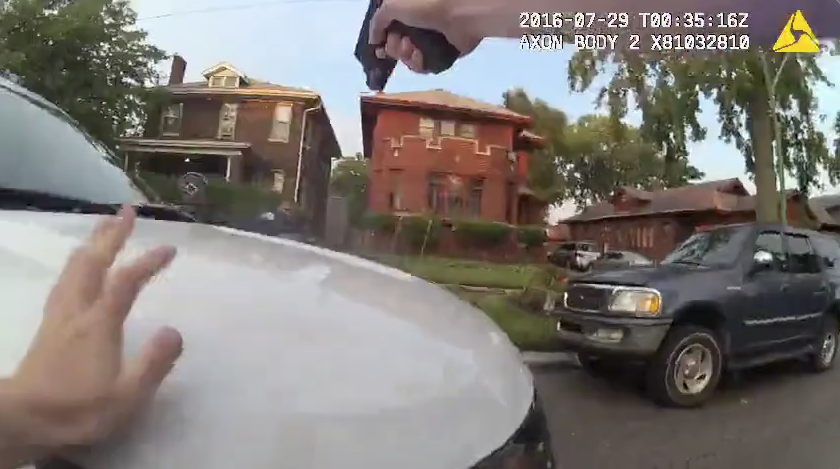
#> input picture bodycam_frame.png, 840 x 469 px, found by its file name
$ python diagram.py
#> lines starting #> are read from the running program, lines starting #| are printed output that depends on the picture
import matplotlib.pyplot as plt
from matplotlib.patches import FancyBboxPatch, FancyArrowPatch
from matplotlib.offsetbox import OffsetImage, AnnotationBbox
from PIL import Image
import os

# ---------- helpers ----------

GREEN = "#318f36"
WHITE = "#ffffff"
LINE = "#444444"
BG = "#f5f5f5"
MINT_BG = "#d4f1e8"

def draw_box(ax, xy, w, h, text, facecolor, edgecolor="#333333",
             fontsize=13.5, bold=False, textcolor=None):
    x, y = xy
    rect = FancyBboxPatch(
        (x, y), w, h,
        boxstyle="square,pad=0.02",
        linewidth=1.5,
        edgecolor=edgecolor,
        facecolor=facecolor,
        zorder=2
    )
    ax.add_patch(rect)

    # Default text color: white for green boxes, black for others
    if textcolor is None:
        textcolor = WHITE if facecolor == GREEN else "#000000"

    ax.text(
        x + w/2,
        y + h/2,
        text,
        ha="center",
        va="center",
        fontsize=fontsize,
        fontweight="bold" if bold else "normal",
        color=textcolor
    )

    return rect

def draw_image_box(ax, xy, w, h, image_path, label_text):
    """Draw a box with an image and label text below it."""
#> called with xy = (1.2, 10.5), w = 2.2, h = 1.6
    x, y = xy

    # Draw border box
    rect = FancyBboxPatch(
        (x, y), w, h,
        boxstyle="square,pad=0.02",
        linewidth=1.5,
        edgecolor="#333333",
        facecolor=WHITE,
        zorder=2
    )
    ax.add_patch(rect)

    # Load and add image if file exists
    if os.path.exists(image_path):
        try:
            img = Image.open(image_path)
#> img is the input picture: PIL image 840x469 RGBA; mean R, G, B, A 127.3, 121.8, 117.3, 255
            # Calculate image position (centered in upper portion of box)
            img_height_ratio = 0.7  # Use 70% of box height for image
            imagebox = OffsetImage(img, zoom=0.08)
            ab = AnnotationBbox(imagebox, (x + w/2, y + h*0.6),
                                frameon=False, zorder=3)
            ax.add_artist(ab)

            # Add label text below image
            ax.text(
                x + w/2,
                y + h*0.2,
                label_text,
                ha="center",
                va="center",
                fontsize=13.5,
                fontweight="bold"
            )
        except Exception as e:
            # If image fails to load, just show text
            ax.text(
                x + w/2,
                y + h/2,
                label_text,
                ha="center",
                va="center",
                fontsize=13.5,
                fontweight="bold"
            )
    else:
        # If image doesn't exist, just show text
        ax.text(
            x + w/2,
            y + h/2,
            label_text,
            ha="center",
            va="center",
            fontsize=13.5,
            fontweight="bold"
        )

    return rect

def arrow_right(ax, start_box, end_box):
    """Draw a horizontal arrow from the right side of start_box to left of end_box."""
    sx = start_box.get_x() + start_box.get_width()
    ex = end_box.get_x()
    y = start_box.get_y() + start_box.get_height()/2

    # Add small gaps so arrow doesn't touch boxes
    gap = 0.03
    arrow = FancyArrowPatch(
        (sx + gap, y),
        (ex - gap, y),
        arrowstyle="->",
        mutation_scale=22,
        linewidth=3.0,
        color=LINE,
        zorder=3,
    )
    ax.add_patch(arrow)

def arrow_down(ax, start_box, end_box):
    """Draw an arrow with 90-degree turns from bottom of start_box to top of end_box."""
    # Start point: bottom center of start box
    sx = start_box.get_x() + start_box.get_width()/2
    sy = start_box.get_y()

    # End point: top center of end box
    ex = end_box.get_x() + end_box.get_width()/2
    ey = end_box.get_y() + end_box.get_height()

    # Create path with 90-degree turns
    gap = 0.03
    mid_y = (sy + ey) / 2

    # Vertical down from start box
    arrow1 = FancyArrowPatch(
        (sx, sy - gap),
        (sx, mid_y),
        arrowstyle="-",
        linewidth=2.5,
        color=LINE,
        zorder=3,
    )
    ax.add_patch(arrow1)

    # Horizontal segment
    arrow2 = FancyArrowPatch(
        (sx, mid_y),
        (ex, mid_y),
        arrowstyle="-",
        linewidth=2.5,
        color=LINE,
        zorder=3,
    )
    ax.add_patch(arrow2)

    # Vertical down to end box with arrowhead
    arrow3 = FancyArrowPatch(
        (ex, mid_y),
        (ex, ey + gap),
        arrowstyle="->",
        mutation_scale=20,
        linewidth=2.5,
        color=LINE,
        zorder=3,
    )
    ax.add_patch(arrow3)

def arrow_down_direct(ax, start_box, end_box):
    """Draw a direct vertical arrow from bottom of start_box to top of end_box."""
    # Start point: bottom center of start box
    sx = start_box.get_x() + start_box.get_width()/2
    sy = start_box.get_y()

    # End point: top center of end box
    ex = end_box.get_x() + end_box.get_width()/2
    ey = end_box.get_y() + end_box.get_height()

    gap = 0.03

    # Direct vertical arrow
    arrow = FancyArrowPatch(
        (sx, sy - gap),
        (ex, ey + gap),
        arrowstyle="->",
        mutation_scale=20,
        linewidth=2.5,
        color=LINE,
        zorder=3,
    )
    ax.add_patch(arrow)

def arrow_up_then_across(ax, start_box, end_box):
    """Draw an arrow from top of start_box with 90-degree turns to bottom of end_box."""
    # Start point: top center of start box
    sx = start_box.get_x() + start_box.get_width()/2
    sy = start_box.get_y() + start_box.get_height()

    # End point: bottom center of end box
    ex = end_box.get_x() + end_box.get_width()/2
    ey = end_box.get_y()

    gap = 0.03
    mid_y = (sy + ey) / 2

    # Vertical up from start box
    arrow1 = FancyArrowPatch(
        (sx, sy + gap),
        (sx, mid_y),
        arrowstyle="-",
        linewidth=2.5,
        color=LINE,
        zorder=3,
    )
    ax.add_patch(arrow1)

    # Horizontal segment
    arrow2 = FancyArrowPatch(
        (sx, mid_y),
        (ex, mid_y),
        arrowstyle="-",
        linewidth=2.5,
        color=LINE,
        zorder=3,
    )
    ax.add_patch(arrow2)

    # Vertical down to end box with arrowhead
    arrow3 = FancyArrowPatch(
        (ex, mid_y),
        (ex, ey - gap),
        arrowstyle="->",
        mutation_scale=20,
        linewidth=2.5,
        color=LINE,
        zorder=3,
    )
    ax.add_patch(arrow3)

# ---------- figure setup ----------

fig, ax = plt.subplots(figsize=(24, 14))
ax.set_facecolor(BG)
fig.patch.set_facecolor(BG)
ax.set_xlim(0, 24)
ax.set_ylim(0, 16)
ax.axis("off")

box_w = 2.2
box_h = 1.6
x0 = 1.2
y1 = 10.5     # row for Approach 1 flow
y2 = 4.0     # row for Approach 2 flow
x_gap = 0.8  # gap between boxes

# ---------- Mint green background rectangles ----------

# Background for Approach 1
bg1 = FancyBboxPatch(
    (0.8, 8.2), 22.4, 6.9,
    boxstyle="round,pad=0.1",
    linewidth=1.5,
    edgecolor="#cccccc",
    facecolor="#f8f8f8",
    zorder=0
)
ax.add_patch(bg1)

# Background for Approach 2
bg2 = FancyBboxPatch(
    (0.8, 0.8), 22.4, 6.9,
    boxstyle="round,pad=0.1",
    linewidth=1.5,
    edgecolor="#cccccc",
    facecolor="#f8f8f8",
    zorder=0
)
ax.add_patch(bg2)

# ---------- Approach 1 ----------

ax.text(
    12, 14.8,
    "Approach 1: Structured Input to Question Generation",
    ha="center", va="center", fontsize=13.5, fontweight="bold"
)

# boxes left-to-right
a1_boxes = []

# Use image for videos if available, otherwise text box
bodycam_img = '/Users/alexli/MQP Stuff/bodycam_frame.png'
a1_video = draw_image_box(
    ax, (x0, y1), box_w, box_h,
    bodycam_img,
    "Videos\n(1 min clips)"
)
a1_boxes.append(a1_video)

a1_boxes.append(
    draw_box(
        ax, (x0 + (box_w + x_gap), y1), box_w, box_h,
        "Script +\nGemini 2.5 Pro", WHITE, bold=False
    )
)

a1_structured = draw_box(
    ax, (x0 + 2*(box_w + x_gap), y1), box_w, box_h,
    "Structured Key\nDetails Format", GREEN, WHITE, bold=True
)
a1_boxes.append(a1_structured)

# Gold questions box (training data creation)
a1_gold_train = draw_box(
    ax, (x0 + 4.5*(box_w + x_gap), y1 + 2.0), box_w, box_h,
    "Gold Questions\n(Gemini 2.5 Pro)", WHITE, bold=False
)

a1_boxes.append(
    draw_box(
        ax, (x0 + 3*(box_w + x_gap), y1), box_w, box_h,
        "Train Question\nGeneration LLM", GREEN, WHITE, bold=True
    )
)

a1_generated = draw_box(
    ax, (x0 + 4*(box_w + x_gap), y1), box_w, box_h,
    "Generated\nQuestions", GREEN, WHITE, bold=True
)
a1_boxes.append(a1_generated)

# evaluation metrics box for approach 1
eval1 = draw_box(
    ax,
    (x0 + 4.5*(box_w + x_gap), y1 - 2.2),
    2.6, box_h,
    "Evaluation\n(F1, BERT Score)",
    WHITE,
    bold=False
)

# arrows along the main chain
for b1, b2 in zip(a1_boxes[:-1], a1_boxes[1:]):
    arrow_right(ax, b1, b2)

# Arrow from structured format to gold questions (training pair creation) - starts from TOP
arrow_up_then_across(ax, a1_structured, a1_gold_train)

# Arrow from generated questions to eval metrics - 90-degree routing to center
arrow_down(ax, a1_generated, eval1)

# Arrow from gold questions (training) to eval - straight down
sx = a1_gold_train.get_x() + a1_gold_train.get_width()/2
sy = a1_gold_train.get_y()
ex = eval1.get_x() + eval1.get_width()/2
ey = eval1.get_y() + eval1.get_height()
gap = 0.03
arrow = FancyArrowPatch(
    (sx, sy - gap),
    (sx, ey + gap),
    arrowstyle="->",
    mutation_scale=20,
    linewidth=2.5,
    color=LINE,
    zorder=3,
)
ax.add_patch(arrow)


# ---------- Approach 2 ----------

ax.text(
    12, 7.6,
    "Approach 2: Masked VLM Summary to Question Generation",
    ha="center", va="center", fontsize=13.5, fontweight="bold"
)

a2_boxes = []

# Use image for videos if available, otherwise text box
bodycam_img = '/Users/alexli/MQP Stuff/bodycam_frame.png'
a2_video = draw_image_box(
    ax, (x0, y2), box_w, box_h,
    bodycam_img,
    "Videos\n(1 min clips)"
)
a2_boxes.append(a2_video)

a2_boxes.append(
    draw_box(
        ax, (x0 + (box_w + x_gap), y2), box_w, box_h,
        "VLM\nSummary\nScript", WHITE, bold=False
    )
)

a2_boxes.append(
    draw_box(
        ax, (x0 + 2*(box_w + x_gap), y2), box_w, box_h,
        "VLM\nSummary", GREEN, WHITE, bold=True
    )
)

a2_boxes.append(
    draw_box(
        ax, (x0 + 3*(box_w + x_gap), y2), box_w, box_h,
        "Mask Important\nDetails", WHITE, bold=False
    )
)

a2_masked = draw_box(
    ax, (x0 + 4*(box_w + x_gap), y2), box_w, box_h,
    "Masked VLM\nSummary", GREEN, WHITE, bold=True
)
a2_boxes.append(a2_masked)

# Gold questions for training (per masked section)
a2_gold_train = draw_box(
    ax, (x0 + 6.5*(box_w + x_gap), y2 + 2.0), box_w, box_h,
    "Gold Questions\n(Gemini 2.5 Pro)\nPer\n Masked Section", WHITE, bold=False
)

a2_boxes.append(
    draw_box(
        ax, (x0 + 5*(box_w + x_gap), y2), box_w, box_h,
        "Train Question\nGeneration LLM", GREEN, WHITE, bold=True
    )
)

a2_generated = draw_box(
    ax, (x0 + 6*(box_w + x_gap), y2), box_w, box_h,
    "Generated\nQuestions", GREEN, WHITE, bold=True
)
a2_boxes.append(a2_generated)

# eval metrics for approach 2
eval2 = draw_box(
    ax,
    (x0 + 6.5*(box_w + x_gap), y2 - 2.2),
    2.6, box_h,
    "Evaluation\n(F1, BERT Score)",
    WHITE,
    bold=False
)

# arrows along the main chain
for b1, b2 in zip(a2_boxes[:-1], a2_boxes[1:]):
    arrow_right(ax, b1, b2)

# Arrow from masked summary to gold questions (training pair creation) - starts from TOP
arrow_up_then_across(ax, a2_masked, a2_gold_train)

# Arrow from generated questions to eval metrics - 90-degree routing to center
arrow_down(ax, a2_generated, eval2)

# Arrow from gold questions (training) to eval - straight down
sx = a2_gold_train.get_x() + a2_gold_train.get_width()/2
sy = a2_gold_train.get_y()
ex = eval2.get_x() + eval2.get_width()/2
ey = eval2.get_y() + eval2.get_height()
gap = 0.03
arrow = FancyArrowPatch(
    (sx, sy - gap),
    (sx, ey + gap),
    arrowstyle="->",
    mutation_scale=20,
    linewidth=2.5,
    color=LINE,
    zorder=3,
)
ax.add_patch(arrow)

plt.tight_layout(pad=2.0)
plt.subplots_adjust(left=0.05, right=0.95, top=0.95, bottom=0.05)
plt.savefig('diagram.png', dpi=300, bbox_inches='tight', facecolor=BG)
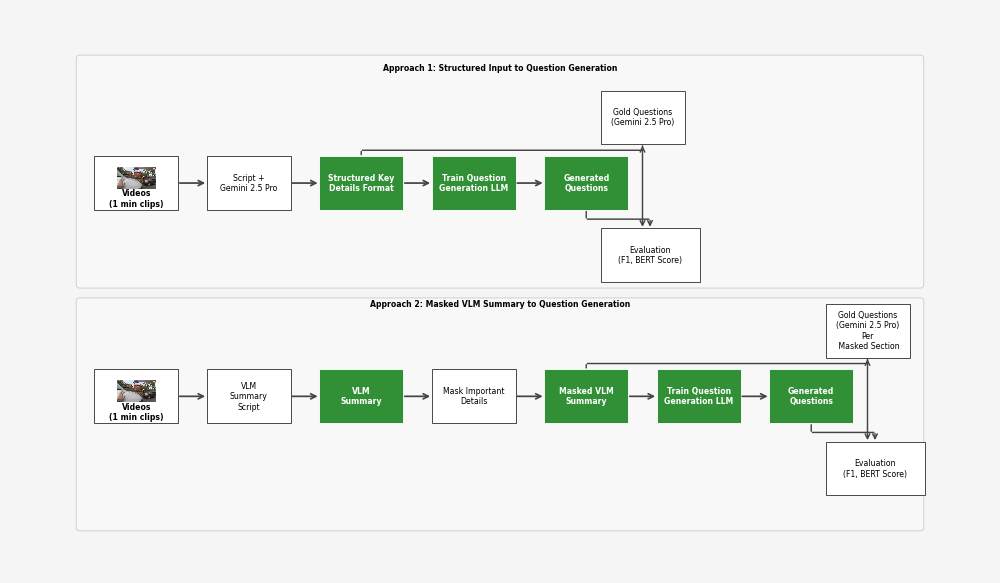
#> figure drawn by matplotlib, 1 panel
plt.show()
